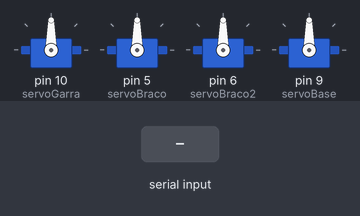
Bench run of a sketch on a simulated Arduino Uno, built with avr-gcc and run on an emulated ATmega328P. Shown: 4 × servo. The inputs (shaded band) are chosen by the test bench. What the sketch prints to the serial monitor is not drawn.

Above: at 1.2 s.
1.3 s: "a" received over Serial
At 1.83 s:
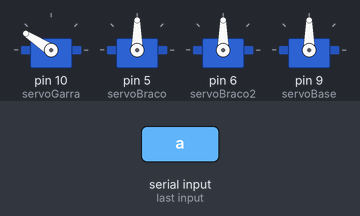
4.3 s: "z" received over Serial
At 5.5 s:
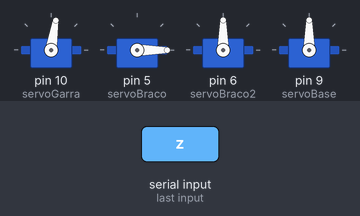
7.3 s: byte 102 ('f') received over Serial
At 8.11 s:
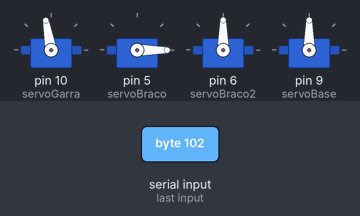
10.3 s: byte 115 ('s') received over Serial
At 10.53 s:
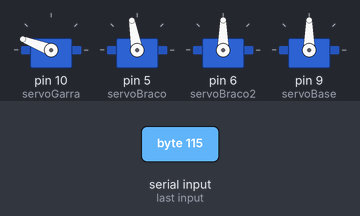
13.3 s: byte 98 ('b') received over Serial
16.3 s: "A" received over Serial
Timing chart, 0 to 20.3 s (numbered marks = the images above; inputs shaded):
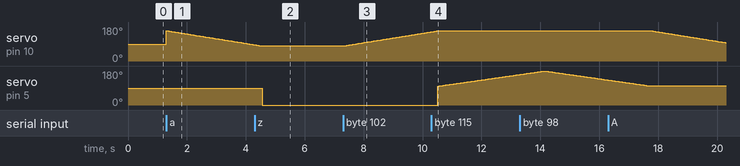

The sketch:

robotic-arm.ino
```cpp
#include <Servo.h> //BIBLIOTECA DE FUNÇÕES COM MOTORES SERVOS

// DECLARAÇÃO DOS MOTORES UZADOS NO PROJETO...
Servo servoBase; //RODA ESQUERDA DA BASE DO BRAÇO....
Servo servoGarra; //GARRA DO B RAÇO MECÂNICO...
Servo servoBraco; //MOTOR RESPONSÁVEL PELA MOVIMENTAÇÃO VERTICL DO BRAÇO...
Servo servoBraco2;

int posicaoBraco = 0;
int posicaoGarra = 160;
int posicaoBase = 90;

//FUNÇÃO ONDE SÃO ESPECIFICADAS AS CONFIGURAÇÕES DO PROJETO...
void setup() {

  //ATRIBUIÇÃO DE PINOS PARA OS MOTORES
  servoGarra.attach(10);
  servoBraco.attach(5);
  servoBraco2.attach(6);
  servoBase.attach(9);
  Serial.begin(9600);
}

//FUNÇÃO QUE MANTÉN OS DOIS SERVOS DE ROTAÇÃO CONTÍNUA USADOS NAS RODAS PARADOS (ROBÔ PARADO)...
void parado() {
  //servoDir.write(87);
  //servoEsq.write(90);
}
//FUNÇÃO RESPONSÁVEL POR GIRAR A BASE PARA A DIREITA...
void direita() {
  //servoEsq.write(0);
  int i;
  for (i = posicaoBase; i >= 20; i--) {
    servoBase.write(i);
    delay(20); //GIRA POR ATÉ ATINGIR UM ÂNGULO DE APROX.90 GRAUS E PARA...
    //parado();
  }

  posicaoBase = i;
}

//FUNÇÃO RESPONSÁVEL POR GIRAR A BASE PARA A ESQUERDA...
void esquerda() {
  //servoEsq.write(180);

  int i;
  for (i = posicaoBase; i <= 160; i++) {
    servoBase.write(i);
    delay(20);     //GIRA POR ATÉ ATINGIR UM ÂNGULO DE APROX. 90 GRAUS E PARA...
    //parado();
  }

  posicaoBase = i;

}

void centro() {
  //servoEsq.write(180);
  int i;

  if (posicaoBase < 90) {
    for (i = posicaoBase; i <= 90; i++) {
      servoBase.write(i);
      delay(20);     //GIRA POR ATÉ ATINGIR UM ÂNGULO DE APROX. 90 GRAUS E PARA...
      //parado();
    }

  } else if (posicaoBase > 90) {
    for (i = posicaoBase; i >= 90; i--) {
      servoBase.write(i);
      delay(20); //GIRA POR ATÉ ATINGIR UM ÂNGULO DE APROX.90 GRAUS E PARA...
      //parado();
    }

  }
  //servoBase.write(90);
  //delay(60);     //GIRA POR ATÉ ATINGIR UM ÂNGULO DE APROX. 90 GRAUS E PARA...
  //parado();
  posicaoBase = i;
}

// FUNÇÃO RESPONSÁVELPORLEVANTAR O BRAÇO MECÂNICO...
void sobeBraco() {
  //         servoBraco.write(180);
  //         servoBraco2.write(0);
  //servoBraco2.write(110);
  int i;
  for ( i = 100; i < 180; i++) {
    //Serial.print(180-i);
    //Serial.print(" ");
    servoBraco.write(i);
    //servoBraco2.write(i);
    delay(45);
  }
  posicaoBraco = i;
}

//FUNÇÃO RESPONSÁVEL POR BAIXAR O BRAÇO MECÂNICO...
void baixaBraco() {
  int i;
  for (i = 180; i > 100; i--) {
    //Serial.print(180-i);
    //Serial.print(" ");
    servoBraco.write(i);
    //servoBraco2.write(i);
    delay(45);
  }
  posicaoBraco = i;
}

// FUNÇÃO RESPONSÁVEL POR MOVIMENTAR PARA A FRENTE O BRAÇO MECÂNICO...
void bracoFrente() {
  int i;
  for ( i = 90; i < 180; i++) {
    servoBraco2.write(i);
    Serial.print("");
    //servoBraco2.write(i);
    delay(45);
  }
  //posicaoBraco = i;
}

//FUNÇÃO RESPONSÁVEL POR MOVIMENTAR PARA TRAS O BRAÇO MECÂNICO...
void bracoTras() {
  int i;
  for ( i = 180; i > 90; i--) {
    servoBraco2.write(i);
    Serial.print("");
    //servoBraco2.write(i);
    delay(45);
  }
  //posicaoBraco = i;
}

// FUNÇÃO QU ABRE A GARRA...
void abre() {
  int i;
  for (i = posicaoGarra; i > 80; i--) {
    servoGarra.write(i);
    delay(40);
    Serial.print(servoGarra.read());
    Serial.print(" - ");
  }
  posicaoGarra = i;
}

// FUNÇÃO QU FECHA A GARRA...
void fecha() {
  int i;
  for (i = posicaoGarra; i < 160; i++) {
    servoGarra.write(i);
    delay(40);
    Serial.print(servoGarra.read());
    Serial.print(" - ");
  }
  posicaoGarra = i;
}

// FUNÇÃO QU ABRE A GARRA...
void zera() {
  Serial.print(servoBraco.read());
  Serial.print(" - ");
  //Serial.print(servoBraco2.read());

  //servoBraco.write(100);
  delay(40);
  servoBraco.write(0);
  delay(40);

  //servoBraco2.write(90);

  Serial.print(servoBraco.read());
  Serial.print(" - ");
  //Serial.print(servoBraco2.read());


  /*int a = 0;

    for (a = 180; a > 0; a--) {
    servoBraco.write(a);
    //servoBraco2.write(a);
    delay(5);
    }

    int b = 0;
    for (b = 0; b < 120; b++) {
    //servoBraco.write(a);
    servoBraco2.write(b);
    delay(5);
    }*/
}

void posicaoInicial() {
  servoGarra.write(160);
  servoBase.write(90);

}

void loop() {
  char tecla = Serial.read();
  // A PORTA SERIAL LÊ UMA TECLA DIGITADA NO TECLADO DO COMPUTADOR...
  //E DE ACORDO COM O CARACTER LIDO CHAMA UMA DAS FUNÇÕES ACIMA...
  //zera(tecla);


  //CASO PRESSIONE A TECLA 'D', O ROBO GIRA PARA A DIREITA...
  if (tecla == 'z' || tecla == 'Z') {
    zera();
  }

  //CASO PRESSIONE A TECLA 'D', O ROBO GIRA PARA A DIREITA...
  if (tecla == 'd' || tecla == 'D') {
    direita();
  }

  //CASO PRESSIONE A TECLA 'D', O ROBO GIRA PARA A ESQUERDA...
  else if (tecla == 'e' || tecla == 'E') {
    esquerda();
  }

  //CASO PRESSIONE A TECLA 'C', O ROBO GIRA PARA o centro...
  else if (tecla == 'c' || tecla == 'C') {
    centro();
  }

  //CASO PRESSIONE A TECLA 'A', O ROBO ABRE A GARRA...
  else if (tecla == 'a' || tecla == 'A') {
    abre();
  }

  //CASO PRESSIONE A TECLA 'F', O ROBO FECHA A GARRA...
  else if (tecla == 'f' || tecla == 'F') {
    fecha();
  }

  //CASO PRESSIONE A TECLA 'S', O ROBO SOBE O BRAÇO...
  else if (tecla == 's' || tecla == 'S') {
    sobeBraco();
  }

  //CASO PRESSIONE A TECLA 'B', O ROBO BAIXA O BRAÇO..
  else if (tecla == 'b' || tecla == 'B') {
    baixaBraco();
  }

  //CASO PRESSIONE A TECLA 'S', O ROBO SOBE O BRAÇO...
  else if (tecla == 'r' || tecla == 'R') {
    bracoFrente();
  }

  //CASO PRESSIONE A TECLA 'B', O ROBO BAIXA O BRAÇO...
  else if (tecla == 't' || tecla == 'T') {
    bracoTras();
  }

  // CASO NÃO PRESSIONE NENHUMA TECLA O ROBÔ PERMANECE PARADO...
  else {
    parado();
  }
}
```

Measured:
- after the input at 4.3 s, servo on pin 5 (servoBraco): 90° → 0° after 0.26 s
- after the input at 10.3 s, servo on pin 5 (servoBraco): moves from 0° to 161° over 2.7 s, starting after 0.22 s
